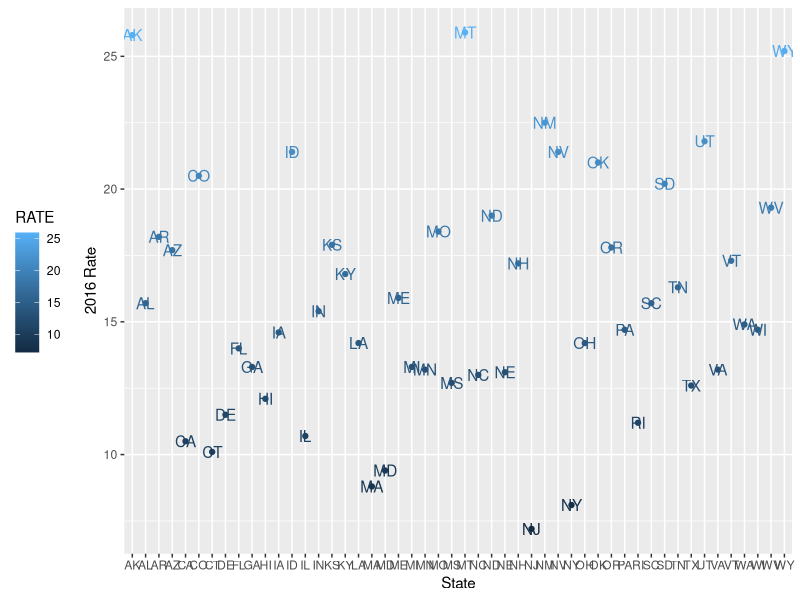

Reproduce this figure in R. (Note: this script raises an error after producing the figure.)
## ---- chunk 1
knitr::opts_chunk$set(echo = TRUE)
## ---- chunk 2
library(tidyverse)
library(ggplot2)
## ---- chunk 3
data_base =
  tibble(
  list = list.files("data", full.names = TRUE),
  map(list, read_csv)
  ) %>% 
  unnest() %>% 
  separate(list, into = c("state", "rate", "deaths", "url"), sep = "_") %>%
  select(state, rate, deaths, url)
## ---- chunk 4
suic_data = read_csv(file = "./data/SUICIDE2016.csv")
## ---- chunk 5
plot = suic_data %>% 
  ggplot(aes(x = STATE, y = RATE, color = RATE, label=STATE)) + 
  geom_point() + 
  geom_text(aes(label=STATE)) +
    labs(
    x = "State" ,
    y = "2016 Rate"
    ) +
  theme(legend.position = "left")
plot
## ---- chunk 6
  
  poverty_data = read.csv(file = "./data/POVERTY1517.csv", sep =";")
  poverty_data
  
## ---- chunk 7
  
poverty_plot = poverty_data %>% 
  ggplot(aes(x = STATE, y = RATE, color = RATE, label=STATE)) + 
  geom_point() + 
  geom_text(aes(label=STATE)) +
    labs(
    x = "State" ,
    y = "2015-17 Poverty Rate"
    ) +
  theme(legend.position = "left")
poverty_plot
  
## ---- chunk 8
plot2 <- ggplot(NULL, aes(RATE, STATE)) + 
      geom_point(data = suic_data, color = "red") + # Red is Suicide
      geom_point(data = poverty_data, color = "blue") # Blue is Poverty
plot2
## ---- chunk 9
dffinal <- merge(suic_data, poverty_data, by = 'STATE')
dffinal
## ---- chunk 10
install.packages("lmtest", repos = "http://cran.us.r-project.org")
## ---- chunk 11
ggplot(dffinal, aes(RATE.x, RATE.y), label = STATE) +
  geom_point(color = '#0087E9', size = 2) +
  geom_smooth(method='lm', se =  FALSE) +
  geom_text(aes(RATE.x, RATE.y, label=STATE)) +
    labs(
    x = "Suicide rate" ,
    y = "Poverty Rate"
    ) +
  theme_minimal() +
  theme(axis.text = element_text(color = 'black', size = 12),
        axis.line = element_line(color = 'black'))
## ---- chunk 12
install.packages("ggpubr")
## ---- chunk 13
library("ggpubr")
## ---- chunk 14
dffinal
cor(dffinal$RATE.x, dffinal$RATE.y)
